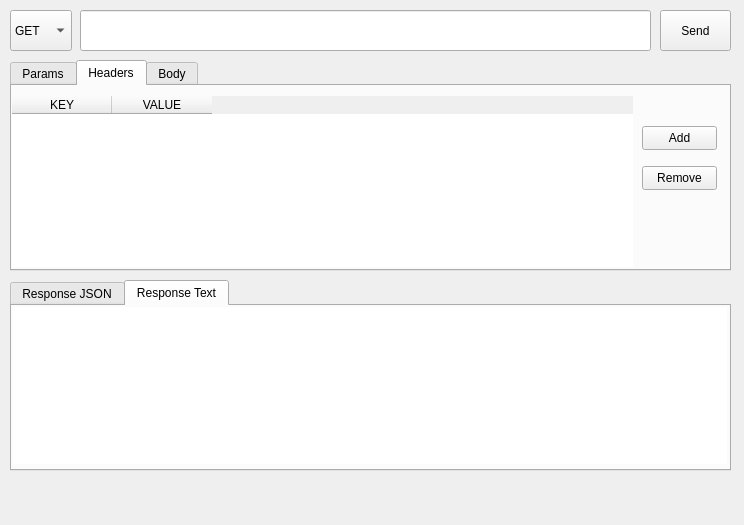
<?xml version="1.0" encoding="UTF-8"?>
<ui version="4.0">
 <class>RequestWidget</class>
 <widget class="QWidget" name="RequestWidget">
  <property name="geometry">
   <rect>
    <x>0</x>
    <y>0</y>
    <width>744</width>
    <height>525</height>
   </rect>
  </property>
  <property name="windowTitle">
   <string>Form</string>
  </property>
  <widget class="QPushButton" name="sendButton">
   <property name="enabled">
    <bool>true</bool>
   </property>
   <property name="geometry">
    <rect>
     <x>660</x>
     <y>10</y>
     <width>71</width>
     <height>41</height>
    </rect>
   </property>
   <property name="text">
    <string>Send</string>
   </property>
  </widget>
  <widget class="QComboBox" name="inputMethod">
   <property name="geometry">
    <rect>
     <x>10</x>
     <y>10</y>
     <width>62</width>
     <height>41</height>
    </rect>
   </property>
   <property name="toolTip">
    <string>&lt;html&gt;&lt;head/&gt;&lt;body&gt;&lt;p&gt;&lt;span style=&quot; font-weight:700;&quot;&gt;Method&lt;/span&gt;&lt;/p&gt;&lt;/body&gt;&lt;/html&gt;</string>
   </property>
   <item>
    <property name="text">
     <string>GET</string>
    </property>
   </item>
   <item>
    <property name="text">
     <string>POST</string>
    </property>
   </item>
   <item>
    <property name="text">
     <string>DELETE</string>
    </property>
   </item>
   <item>
    <property name="text">
     <string>PUT</string>
    </property>
   </item>
   <item>
    <property name="text">
     <string>PATCH</string>
    </property>
   </item>
  </widget>
  <widget class="QTabWidget" name="tabWidget">
   <property name="geometry">
    <rect>
     <x>10</x>
     <y>60</y>
     <width>721</width>
     <height>211</height>
    </rect>
   </property>
   <property name="accessibleName">
    <string/>
   </property>
   <property name="styleSheet">
    <string notr="true"/>
   </property>
   <property name="tabShape">
    <enum>QTabWidget::Rounded</enum>
   </property>
   <property name="currentIndex">
    <number>1</number>
   </property>
   <widget class="QWidget" name="Params">
    <attribute name="title">
     <string>Params</string>
    </attribute>
    <widget class="QTableWidget" name="paramsTableWidget">
     <property name="geometry">
      <rect>
       <x>0</x>
       <y>10</y>
       <width>621</width>
       <height>171</height>
      </rect>
     </property>
     <property name="sizePolicy">
      <sizepolicy hsizetype="Fixed" vsizetype="Expanding">
       <horstretch>1</horstretch>
       <verstretch>0</verstretch>
      </sizepolicy>
     </property>
     <property name="autoFillBackground">
      <bool>false</bool>
     </property>
     <property name="frameShape">
      <enum>QFrame::NoFrame</enum>
     </property>
     <property name="gridStyle">
      <enum>Qt::SolidLine</enum>
     </property>
     <attribute name="horizontalHeaderCascadingSectionResizes">
      <bool>false</bool>
     </attribute>
     <attribute name="verticalHeaderStretchLastSection">
      <bool>false</bool>
     </attribute>
     <column>
      <property name="text">
       <string>KEY</string>
      </property>
      <property name="font">
       <font>
        <bold>false</bold>
       </font>
      </property>
      <property name="icon">
       <iconset theme="applications-system">
        <normaloff>.</normaloff>.</iconset>
      </property>
     </column>
     <column>
      <property name="text">
       <string>VALUE</string>
      </property>
      <property name="font">
       <font>
        <bold>false</bold>
       </font>
      </property>
     </column>
    </widget>
    <widget class="QPushButton" name="paramsAddButton">
     <property name="geometry">
      <rect>
       <x>630</x>
       <y>40</y>
       <width>75</width>
       <height>24</height>
      </rect>
     </property>
     <property name="text">
      <string>Add</string>
     </property>
    </widget>
    <widget class="QPushButton" name="paramsRemoveButton">
     <property name="geometry">
      <rect>
       <x>630</x>
       <y>80</y>
       <width>75</width>
       <height>24</height>
      </rect>
     </property>
     <property name="text">
      <string>Remove</string>
     </property>
    </widget>
   </widget>
   <widget class="QWidget" name="Headers">
    <attribute name="title">
     <string>Headers</string>
    </attribute>
    <widget class="QTableWidget" name="headersTableWidget">
     <property name="geometry">
      <rect>
       <x>0</x>
       <y>10</y>
       <width>621</width>
       <height>171</height>
      </rect>
     </property>
     <property name="autoFillBackground">
      <bool>false</bool>
     </property>
     <property name="frameShape">
      <enum>QFrame::NoFrame</enum>
     </property>
     <column>
      <property name="text">
       <string>KEY</string>
      </property>
     </column>
     <column>
      <property name="text">
       <string>VALUE</string>
      </property>
     </column>
    </widget>
    <widget class="QPushButton" name="headersAddButton">
     <property name="geometry">
      <rect>
       <x>630</x>
       <y>40</y>
       <width>75</width>
       <height>24</height>
      </rect>
     </property>
     <property name="text">
      <string>Add</string>
     </property>
    </widget>
    <widget class="QPushButton" name="headersRemoveButton">
     <property name="geometry">
      <rect>
       <x>630</x>
       <y>80</y>
       <width>75</width>
       <height>24</height>
      </rect>
     </property>
     <property name="text">
      <string>Remove</string>
     </property>
    </widget>
   </widget>
   <widget class="QWidget" name="Body">
    <attribute name="title">
     <string>Body</string>
    </attribute>
    <widget class="QTabWidget" name="tabWidget_2">
     <property name="geometry">
      <rect>
       <x>0</x>
       <y>10</y>
       <width>721</width>
       <height>171</height>
      </rect>
     </property>
     <property name="tabPosition">
      <enum>QTabWidget::North</enum>
     </property>
     <property name="currentIndex">
      <number>0</number>
     </property>
     <widget class="QWidget" name="tab">
      <attribute name="title">
       <string>Form Data</string>
      </attribute>
      <widget class="QTableWidget" name="bodyTableWidget">
       <property name="geometry">
        <rect>
         <x>0</x>
         <y>0</y>
         <width>611</width>
         <height>141</height>
        </rect>
       </property>
       <property name="autoFillBackground">
        <bool>false</bool>
       </property>
       <property name="frameShape">
        <enum>QFrame::NoFrame</enum>
       </property>
       <column>
        <property name="text">
         <string>KEY</string>
        </property>
       </column>
       <column>
        <property name="text">
         <string>VALUE</string>
        </property>
       </column>
      </widget>
      <widget class="QPushButton" name="bodyRemoveButton">
       <property name="geometry">
        <rect>
         <x>630</x>
         <y>70</y>
         <width>75</width>
         <height>24</height>
        </rect>
       </property>
       <property name="text">
        <string>Remove</string>
       </property>
      </widget>
      <widget class="QPushButton" name="bodyAddButton">
       <property name="geometry">
        <rect>
         <x>630</x>
         <y>30</y>
         <width>75</width>
         <height>24</height>
        </rect>
       </property>
       <property name="text">
        <string>Add</string>
       </property>
      </widget>
     </widget>
     <widget class="QWidget" name="tab_2">
      <attribute name="title">
       <string>Raw ( JSON )</string>
      </attribute>
      <widget class="QTextEdit" name="textEdit">
       <property name="geometry">
        <rect>
         <x>0</x>
         <y>0</y>
         <width>711</width>
         <height>141</height>
        </rect>
       </property>
       <property name="frameShape">
        <enum>QFrame::NoFrame</enum>
       </property>
      </widget>
     </widget>
    </widget>
   </widget>
  </widget>
  <widget class="QLineEdit" name="inputUrl">
   <property name="geometry">
    <rect>
     <x>80</x>
     <y>10</y>
     <width>571</width>
     <height>41</height>
    </rect>
   </property>
   <property name="toolTip">
    <string>&lt;html&gt;&lt;head/&gt;&lt;body&gt;&lt;p&gt;&lt;span style=&quot; font-weight:700;&quot;&gt;Masukkan URL&lt;/span&gt;&lt;/p&gt;&lt;/body&gt;&lt;/html&gt;</string>
   </property>
  </widget>
  <widget class="QTabWidget" name="tabWidget_3">
   <property name="geometry">
    <rect>
     <x>10</x>
     <y>280</y>
     <width>721</width>
     <height>191</height>
    </rect>
   </property>
   <property name="currentIndex">
    <number>1</number>
   </property>
   <widget class="QWidget" name="tab_3">
    <attribute name="title">
     <string>Response JSON</string>
    </attribute>
    <widget class="QTextEdit" name="responseText">
     <property name="geometry">
      <rect>
       <x>1</x>
       <y>1</y>
       <width>714</width>
       <height>157</height>
      </rect>
     </property>
     <property name="frameShape">
      <enum>QFrame::NoFrame</enum>
     </property>
     <property name="frameShadow">
      <enum>QFrame::Sunken</enum>
     </property>
     <property name="lineWidth">
      <number>2</number>
     </property>
    </widget>
   </widget>
   <widget class="QWidget" name="tab_5">
    <attribute name="title">
     <string>Response Text</string>
    </attribute>
    <widget class="QTextEdit" name="responseText_3">
     <property name="geometry">
      <rect>
       <x>1</x>
       <y>1</y>
       <width>714</width>
       <height>157</height>
      </rect>
     </property>
     <property name="frameShape">
      <enum>QFrame::NoFrame</enum>
     </property>
     <property name="frameShadow">
      <enum>QFrame::Sunken</enum>
     </property>
     <property name="lineWidth">
      <number>2</number>
     </property>
    </widget>
   </widget>
  </widget>
 </widget>
 <resources/>
 <connections/>
</ui>
